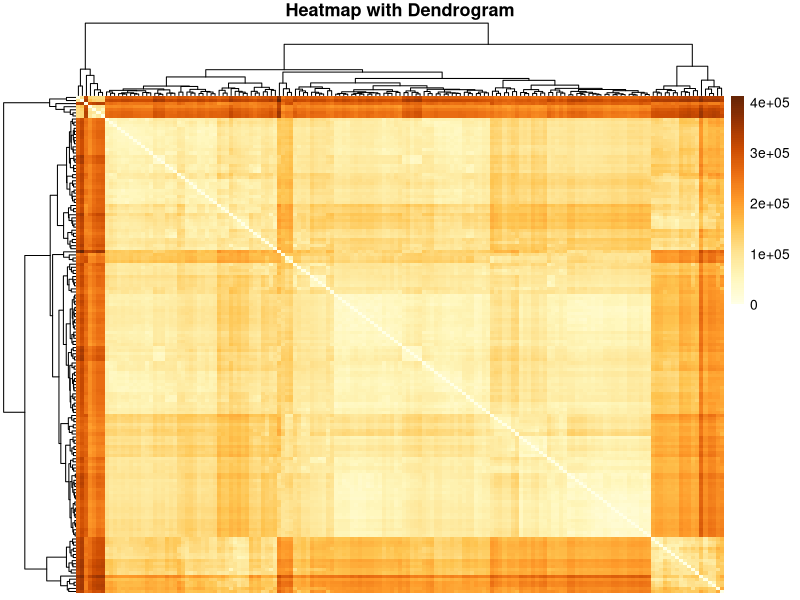

This figure's R source:
# Load libraries
#install.packages("pheatmap")  # if not already installed
#install.packages("RColorBrewer")  # if not already installed
# Load libraries
library(pheatmap)
library(RColorBrewer)
library(readr)

# Clear the graphics device
graphics.off()

# Read the distance matrix
distance_matrix <- read_csv("GSE5281_series_matrix_cleaned_euclidean_distance_matrix.csv")

# Convert to matrix
distance_matrix <- as.matrix(distance_matrix)

# Define color palette
colors <- colorRampPalette(brewer.pal(9, "YlOrBr"))(100)

# Create the heatmap
pheatmap(distance_matrix,
         clustering_distance_rows = "euclidean", 
         clustering_distance_cols = "euclidean", 
         clustering_method = "complete", 
         main = "Heatmap with Dendrogram",
         show_colnames = FALSE,  
         color = colors  # Use the defined color palette
)
